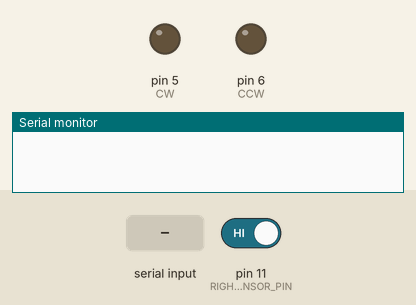
Bench run of a sketch on a simulated Arduino Uno, built with avr-gcc and run on an emulated ATmega328P. Shown: output pins drawn as LEDs (lit = HIGH), the last lines printed to the serial monitor. Dashed ring = blinking. The test bench sets the inputs (shaded band); at power-on: pin 11 (RIGHT_SENSOR_PIN) HIGH.

Above: at 1.2 s.
1.3 s: "CW\n" received over Serial
At 1.46 s:
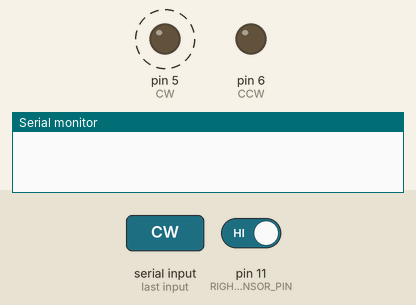
4.3 s: "CCW\n" received over Serial
At 4.46 s:
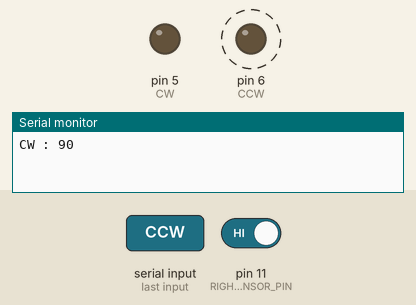
7.3 s: "RESET\n" received over Serial
At 7.79 s:
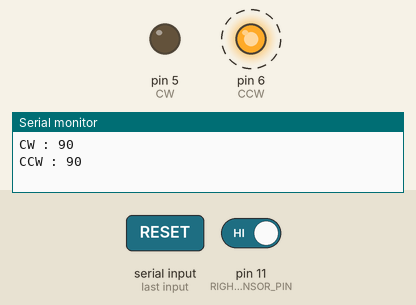
10.3 s: pin 11 (RIGHT_SENSOR_PIN) driven LOW
At 12.0 s:
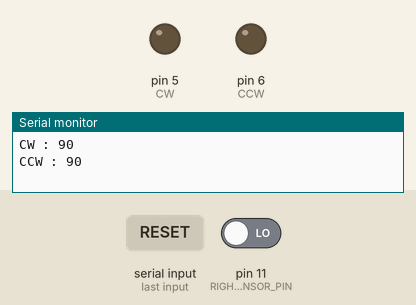
13.0 s: pin 11 (RIGHT_SENSOR_PIN) driven HIGH
At 13.7 s:
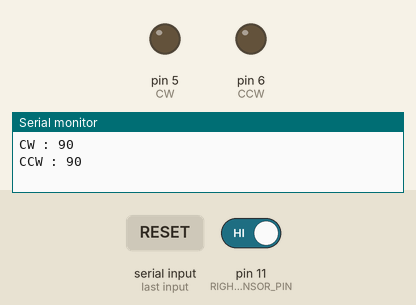
Timing chart, 0 to 15.5 s (numbered marks = the images above; inputs shaded):
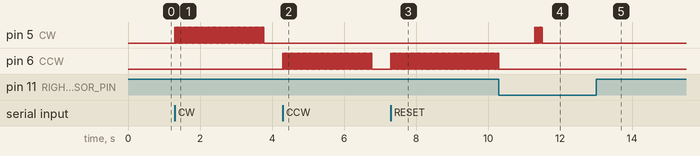

Measured:
- after the input at 1.3 s, pin 5 (CW): alternates HIGH for 0.01 s and LOW for 0.01 s, 248 changes in all, then stays LOW, starting at once
- after the input at 4.3 s, pin 6 (CCW): alternates HIGH for 0.01 s and LOW for 0.01 s, 248 changes in all, then stays LOW, starting at once
- after the input at 7.3 s, pin 6 (CCW): alternates HIGH for 0.01 s and LOW for 0.01 s, starting at once
- after the input at 10.3 s, pin 5 (CW): alternates HIGH for 0.01 s and LOW for 0.01 s, 22 changes in all, then stays LOW, starting after 1.0 s; pin 6 (CCW): stops changing and stays LOW
- after the input at 13.0 s, pin 5 (CW): stops changing and stays LOW

The sketch:

CW_CCW_sensorLimit.ino
```cpp
#define CW 5
#define CCW 6
#define RIGHT_SENSOR_PIN 11   // Right photomicrosensor pin
#define LEFT_SENSOR_PIN 10    // Left photomicrosensor pin

int stepDelay = 10000;
bool motorStopped = true;
bool cw_ccwFlag = true;
bool resetFlag = true;
bool moveFlag = true;

void rotate(int angleDegrees, bool isClockwise) {
  int steps = angleDegrees / 0.72;
  int motorPin = isClockwise ? CW : CCW;

  for (int i = 0; i < steps; i++) {
    digitalWrite(motorPin, HIGH);
    delayMicroseconds(stepDelay);
    digitalWrite(motorPin, LOW);
    delayMicroseconds(stepDelay);
  }
}

void setup() {
  pinMode(CW, OUTPUT);
  pinMode(CCW, OUTPUT);
  pinMode(RIGHT_SENSOR_PIN, INPUT_PULLUP);
  pinMode(LEFT_SENSOR_PIN, INPUT_PULLUP);
  Serial.begin(115200);
}

void stopMotor() {
  digitalWrite(CW, LOW);
  digitalWrite(CCW, LOW);
  motorStopped = true;
}

void loop() {
  if (Serial.available() > 0) {
    String command = Serial.readStringUntil('\n');
    command.trim();

    if (command == "CW") {
      if (cw_ccwFlag) {
        rotate(90, true); // Rotate 90 degrees clockwise
        motorStopped = true;
        Serial.println("CW : 90");
        stopMotor();
      }
    } else if (command == "CCW") {
      if (resetFlag) {
        rotate(90, false); // Rotate 90 degrees counterclockwise
        motorStopped = true;
        Serial.println("CCW : 90");
        stopMotor();
      }
    } else if (command == "STOP") {
      stopMotor();
      Serial.println("STOPPED");
    } else if (command == "RESET") {
      resetFlag = false;
      while (digitalRead(RIGHT_SENSOR_PIN) == HIGH) {
        rotate(5, false); // Rotating CCW until right sensor is interrupted
      }
      delay(1000); // delay for stability

      while (digitalRead(RIGHT_SENSOR_PIN) == LOW) {
        rotate(8, true);
        delay(2000); // Delay for stability
        stopMotor();
        delay(1000); // Delay before checking again
      }
      resetFlag = true;
    } else if (command == "MOVE") {
      moveFlag = false;
      while (digitalRead(LEFT_SENSOR_PIN) == HIGH) {
        rotate(5, true); // Rotating CW until left sensor is interrupted
      }
      delay(1000); // delay for stability

      while (digitalRead(LEFT_SENSOR_PIN) == LOW) {
        rotate(8, false);
        delay(2000); // Delay for stability
        stopMotor();
        delay(1000); // Delay before checking again
      }
      moveFlag = true;
    } else if (command == "STATUS") {
      Serial.println(motorStopped ? "Stopped" : "Moving");
    }
  }
}
```
